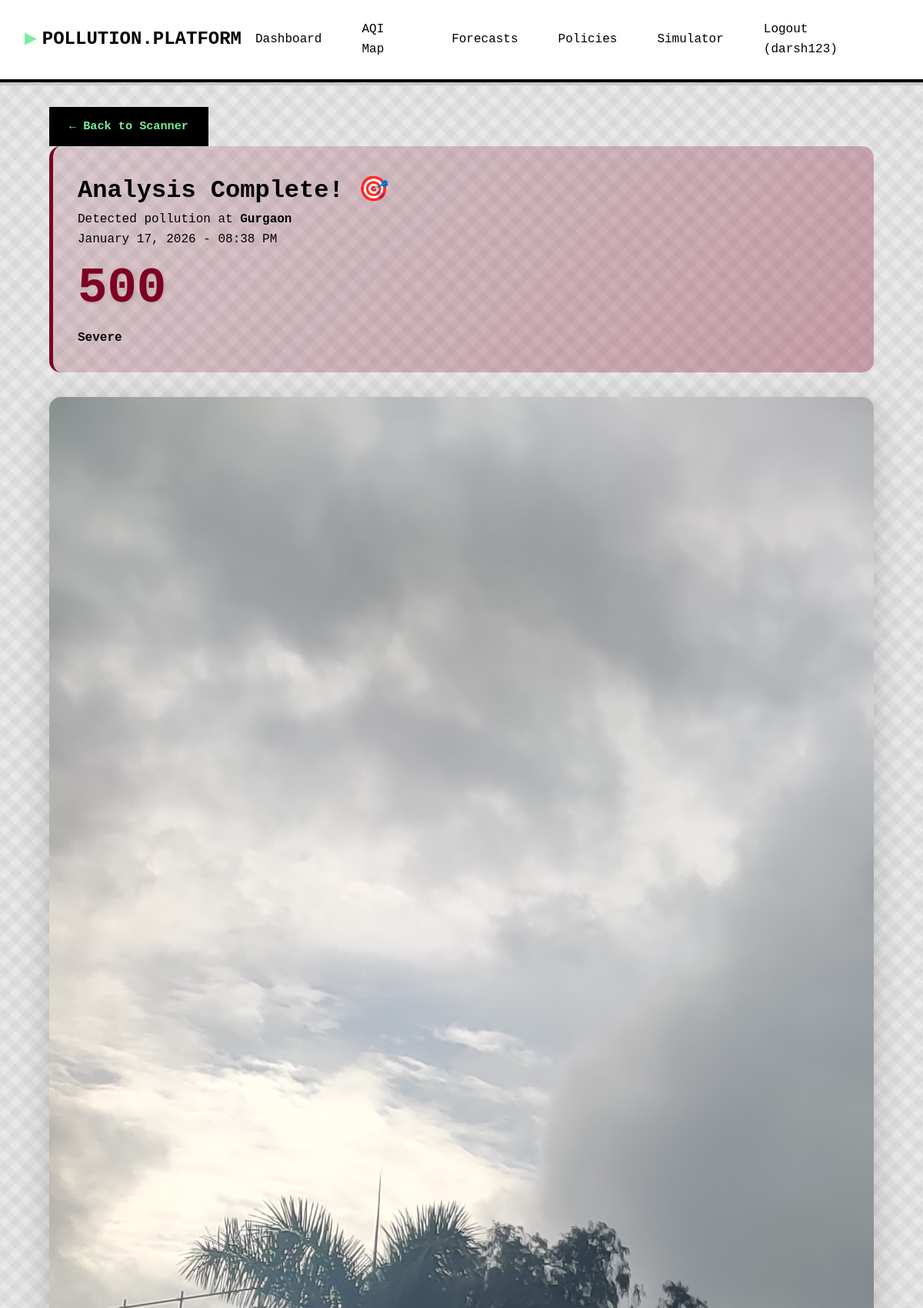
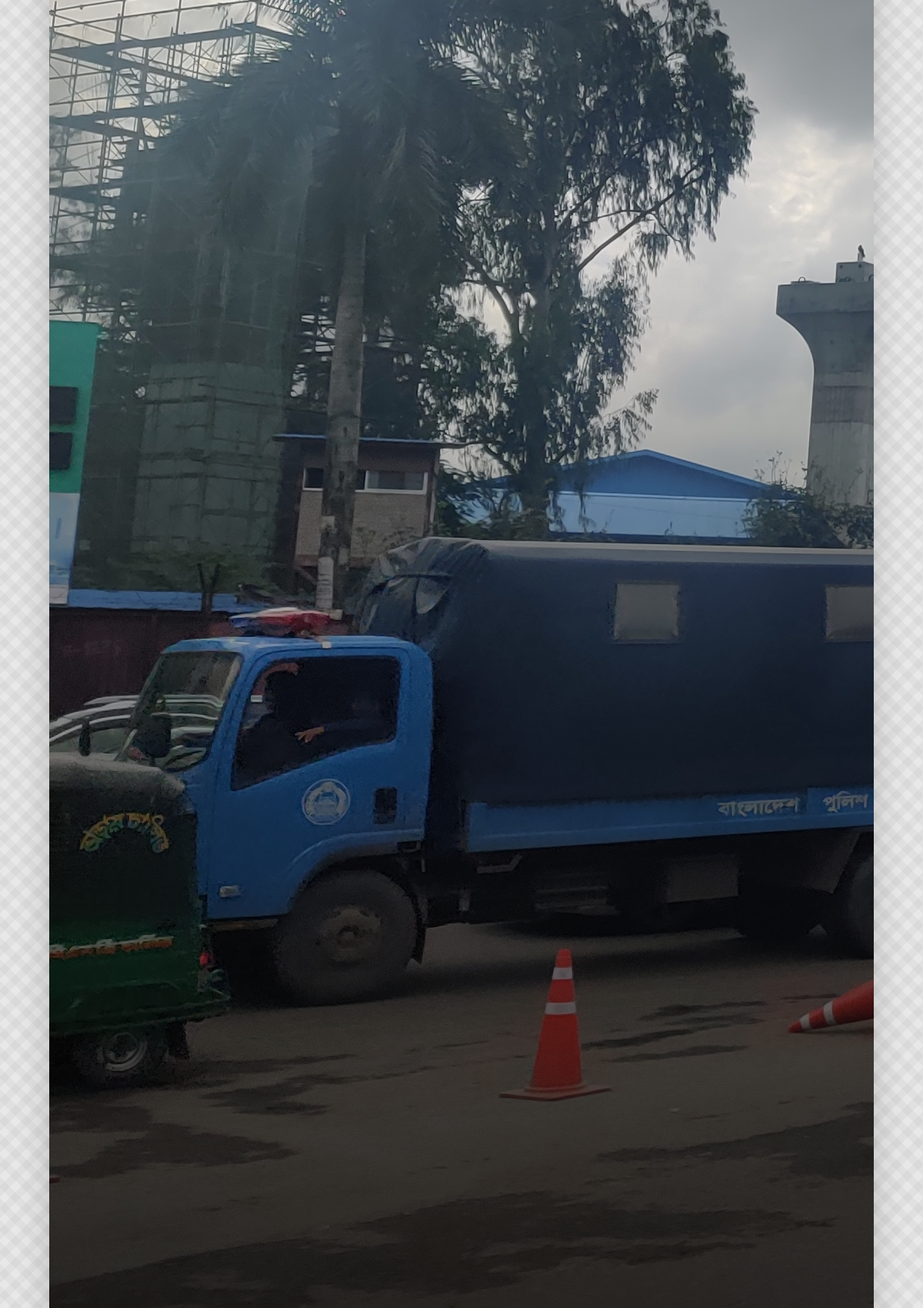
/snap-to-aqi/result/2/ (signed in, upper part), run on the app's committed database (2 pictures, top to bottom).
### main/models.py (models this page shows, shortened)
class ImageAQIPrediction(models.Model):
    user = models.ForeignKey(User, on_delete=models.CASCADE, related_name='image_predictions')
    image = models.ImageField(upload_to='aqi_images/%Y/%m/%d/')
    location = models.CharField(max_length=200, blank=True, help_text="Where was this photo taken?")
    latitude = models.FloatField(null=True, blank=True)
    longitude = models.FloatField(null=True, blank=True)
    predicted_aqi = models.IntegerField(help_text="AQI predicted from image")
    base_aqi = models.IntegerField(help_text="Current AQI from sensors", null=True, blank=True)
    aqi_rise = models.IntegerField(help_text="Estimated AQI increase from pollution source")
    haziness_score = models.FloatField(help_text="Haziness/visibility score (0-1)")
    pollution_source = models.CharField(max_length=50, choices=[
        ('SMOKE', 'Smoke'),
        ('DUST', 'Dust'),
        ('VEHICLE', 'Vehicle Emissions'),
        ('INDUSTRIAL', 'Industrial'),
        ('CONSTRUCTION', 'Construction'),
        ('FIRE', 'Fire/Burning'),
        ('UNKNOWN', 'Unknown'),
    ], default='UNKNOWN')
    health_alert_level = models.CharField(max_length=20, choices=[
        ('LOW', 'Low Impact'),
        ('MODERATE', 'Moderate Impact'),
        ('HIGH', 'High Impact'),
        ('SEVERE', 'Severe Impact'),
    ])
    created_at = models.DateTimeField(auto_now_add=True)
    class Meta:
        ordering = ['-created_at']
        verbose_name = "Image AQI Prediction"
        verbose_name_plural = "Image AQI Predictions"
    @property
    def category(self):
        if self.predicted_aqi <= 50:
            return "Good"
        elif self.predicted_aqi <= 100:
            return "Satisfactory"
        elif self.predicted_aqi <= 200:
            return "Moderate"
        elif self.predicted_aqi <= 300:
            return "Poor"
        elif self.predicted_aqi <= 400:
            return "Very Poor"
        return "Severe"
    @property
    def color_code(self):
        if self.predicted_aqi <= 50:
            return "#00E400"  # Green
        elif self.predicted_aqi <= 100:
            return "#FFFF00"  # Yellow
        elif self.predicted_aqi <= 200:
            return "#FF7E00"  # Orange
        elif self.predicted_aqi <= 300:
            return "#FF0000"  # Red
        elif self.predicted_aqi <= 400:
            return "#8F3F97"  # Purple
        return "#7E0023"  # Maroon

### main/views.py (the view)
# urls.py: path('snap-to-aqi/result/<int:prediction_id>/', views.snap_result, name='snap_result'),
@login_required
def snap_result(request, prediction_id):
    prediction = get_object_or_404(ImageAQIPrediction, id=prediction_id, user=request.user)
    recommendations = get_snap_recommendations(prediction, request.user)
    nearby_aqi = None
    if prediction.location:
        nearby_aqi = AQIData.objects.filter(
            area__icontains=prediction.location
        ).first()
    context = {
        'prediction': prediction,
        'recommendations': recommendations,
        'nearby_aqi': nearby_aqi,
    }
    return render(request, 'snap_result.html', context)

### main/templates/snap_result.html (shortened to what this page needs)
{% extends 'base.html' %}
{% load static %}
{% block content %}
<div class="container mt-4">
    <div class="mb-3">
        <a href="{% url 'snap_to_aqi' %}" class="btn btn-outline-secondary">← Back to Scanner</a>
    </div>
    <div class="result-hero">
        <div class="row align-items-center">
            <div class="col-md-8">
                <h1>Analysis Complete! 🎯</h1>
                <p class="lead mb-0">Detected pollution at <strong>{{ prediction.location|default:"your location" }}</strong></p>
                <p class="text-muted">{{ prediction.created_at|date:"F d, Y - h:i A" }}</p>
            </div>
            <div class="col-md-4 text-center">
                <div class="aqi-display">{{ prediction.predicted_aqi }}</div>
                <h4>{{ prediction.category }}</h4>
            </div>
        </div>
    </div>
    <div class="row mb-4">
        <div class="col-md-6">
            <div class="image-container">
                <img src="{{ prediction.image.url }}" class="img-fluid" alt="Captured Image">
                <div class="image-overlay"></div>
            </div>
        </div>
    </div>
</div>
{% endblock %}

### main/templates/base.html (shortened to what this page needs)
<!DOCTYPE html>
<html lang="en">
<head>
</head>
<body>
    <header>
        <div class="header-content">
            <a href="{% url 'home' %}" class="logo">POLLUTION.PLATFORM</a>
            <nav>
                {% if user.is_authenticated %}
                    <a href="{% url 'dashboard' %}" class="nav-link">Dashboard</a>
                    <a href="{% url 'aqi_map' %}" class="nav-link">AQI Map</a>
                    <a href="{% url 'forecasts' %}" class="nav-link">Forecasts</a>
                    <a href="{% url 'policies' %}" class="nav-link">Policies</a>
                    <a href="{% url 'policy_simulation' %}" class="nav-link">Simulator</a>
                    <a href="{% url 'logout' %}" class="nav-link">Logout ({{ user.username }})</a>
                {% else %}
                    <a href="{% url 'login' %}" class="nav-link">Login</a>
                    <a href="{% url 'register' %}" class="nav-link">Register</a>
                {% endif %}
            </nav>
        </div>
    </header>
    <div class="container">
        {% block content %}{% endblock %}
    </div>
</body>
</html>

### main/templates/base.html (style rules this page uses)
* { margin: 0; padding: 0; box-sizing: border-box; }
body { font-family: 'Courier New', monospace; background: #e8e8e8; color: #000; line-height: 1.6; }
body::before { content: ''; position: fixed; top: 0; left: 0; width: 100%; height: 100%; background-image: repeating-linear-gradient(45deg, transparent, transparent 10px, rgba(0,0,0,.03) 10px, rgba(0,0,0,.03) 20px), repeating-linear-gradient(-45deg, transparent, transparent 10px, rgba(0,0,0,.03) 10px, rgba(0,0,0,.03) 20px); pointer-events: none; z-index: -1; }
header { background: #fff; border-bottom: 4px solid #000; padding: 1rem 2rem; box-shadow: 0 4px 0 rgba(0,0,0,0.1); }
.header-content { max-width: 1400px; margin: 0 auto; display: flex; justify-content: space-between; align-items: center; }
.logo { font-size: 1.5rem; font-weight: bold; color: #000; text-decoration: none; display: flex; align-items: center; gap: 0.5rem; }
.logo::before { content: '▶'; color: #7bed9f; font-size: 1.2rem; }
nav { display: flex; gap: 1rem; align-items: center; }
.nav-link { text-decoration: none; color: #000; padding: 0.5rem 1rem; border: 2px solid transparent; transition: all 0.2s; font-weight: 500; }
.container { max-width: 1400px; margin: 2rem auto; padding: 0 2rem; }
.btn { display: inline-block; padding: 0.7rem 1.5rem; background: #000; color: #7bed9f; border: 2px solid #000; font-family: 'Courier New', monospace; font-weight: bold; text-decoration: none; cursor: pointer; transition: all 0.2s; font-size: 0.95rem; }

### data on the page
ImageAQIPrediction: location "Gurgaon", created_at "January 17, 2026 - 08:38 PM", predicted_aqi "500", category "Severe", image (picture)

### other printed values
{{ user.username }} "darsh123"
